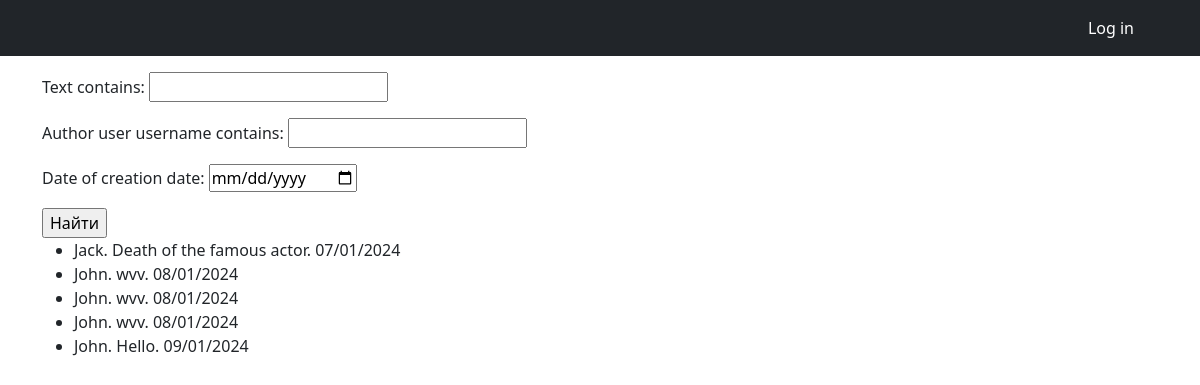
The app's page /newspaper/search/, older data.
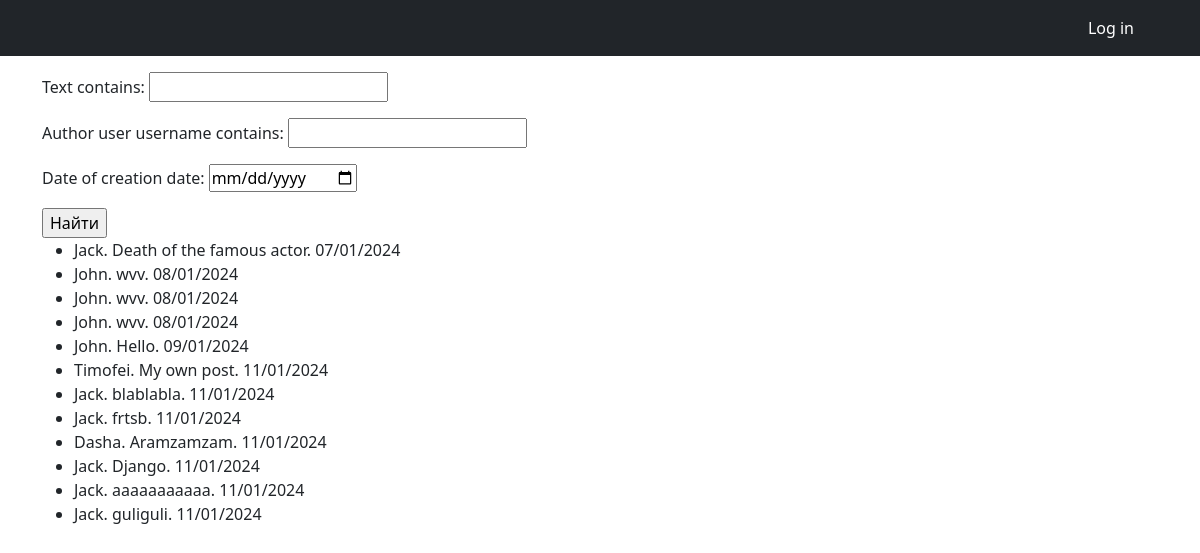
The same page, newer data.
### newsportal_app/models.py (models this page shows, shortened)
class Post(models.Model):
    author = models.ForeignKey(Author, on_delete=models.CASCADE)
    type = models.CharField(max_length=255, choices=TYPE_OF_POST, default=news)
    date_of_creation = models.DateTimeField(auto_now_add=True)
    category = models.ManyToManyField(Category, through='PostCategory')
    title = models.CharField(max_length=255)
    text = models.TextField()
    rating = models.IntegerField(default=0)

class Author(models.Model):
    user = models.OneToOneField(User, on_delete=models.CASCADE)
    rating = models.IntegerField(default=0)

### newsportal_app/views.py (the view)
# urls.py: path('search/', PostSearchView.as_view(), name='post_search'),
class PostSearchView(TemplateView):
    template_name = 'search.html'
    def get_context_data(self, **kwargs):
        context = super().get_context_data(**kwargs)
        context["filtered_list"] = PostSearchFilter(self.request.GET, Post.objects.all())
        return context

### templates/search.html
{% extends 'flatpages/default.html' %}
{% block content %}
<form action="" method="get" align="left">
    {{ filtered_list.form.as_p }}
    <input type="submit" value="Найти" />
</form>
<ul>
{% for el in filtered_list.qs %}
    <li align="left">{{ el.author.user.username }}. {{ el.title }}. {{ el.date_of_creation|date:"d/m/Y" }}</li>
{% endfor %}
</ul>
{% endblock content %}

### templates/flatpages/default.html (shortened to what this page needs)
<!DOCTYPE html>
<html lang="en">
    <head>
        {% load static %}
        <link href="{% static 'css/styles.css' %}" rel="stylesheet" />
    </head>
    <body>
        <nav class="navbar navbar-expand-lg navbar-dark bg-dark static-top">
            <div class="container">
                 <div class="collapse navbar-collapse" id="navbarSupportedContent">
                    <ul class="navbar-nav ms-auto mb-2 mb-lg-0">
                        <li class="nav-item"><a class="nav-link active" aria-current="page" href="{% url 'login' %}">Log in</a></li>
                        <li class="nav-item"><a class="nav-link active" aria-current="page" href="">{{ request.user.username }}</a></li>
                    </ul>
                 </div>
            </div>
        </nav>
        <div class="container">
           <div class="row">
               <div class="col-lg-12 text-center">
                   {% block content %}{% endblock content %}
               </div>
           </div>
        </div>
    </body>
</html>

Row changes from the older to the newer data that the page shows:
added Post: author.user.username "Timofei", title "My own post", date_of_creation "11/01/2024"
added Post: author.user.username "Jack", title "blablabla", date_of_creation "11/01/2024"
added Post: author.user.username "Jack", title "frtsb", date_of_creation "11/01/2024"
added Post: author.user.username "Dasha", title "Aramzamzam", date_of_creation "11/01/2024"
added Post: author.user.username "Jack", title "Django", date_of_creation "11/01/2024"
added Post: author.user.username "Jack", title "aaaaaaaaaaa", date_of_creation "11/01/2024"
added Post: author.user.username "Jack", title "guliguli", date_of_creation "11/01/2024"
